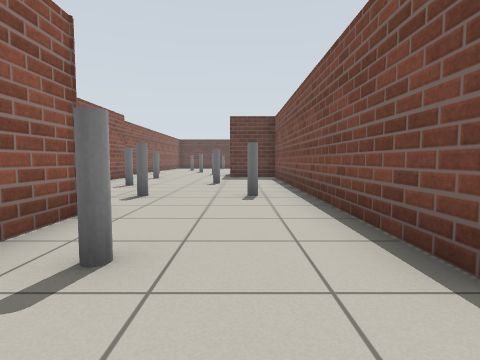
View 1 (above)

16 first-person views from a walk through a robot-simulator world made for Gazebo. The camera is 0.72 m above the floor, tilts 4° down and sees 80° across. The floor is counted in squares, 1 m on a side. Each view is taken from the middle of a square. On the plan, view 1 faces up. The plan holds only what a view shows up to about 10 squares ahead; the rest is blank.

View 2
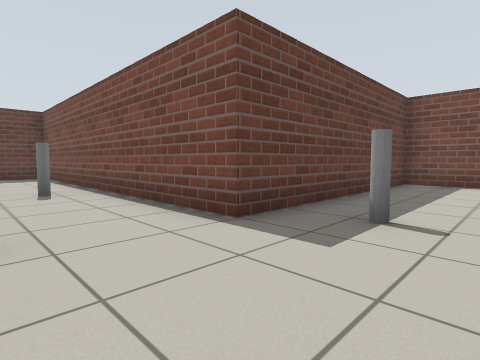

View 3
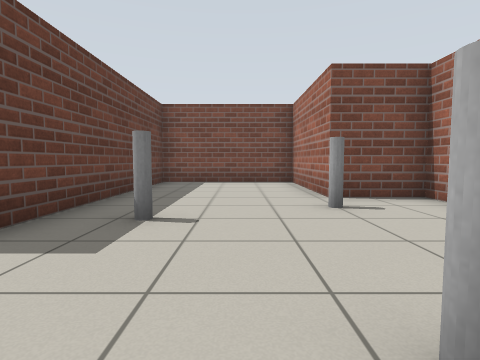

View 4
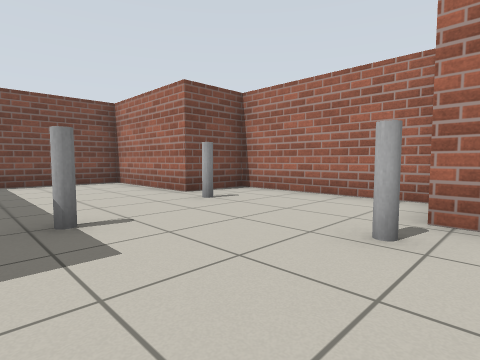

View 5
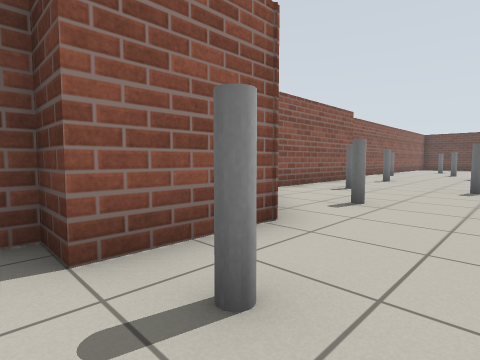

View 6
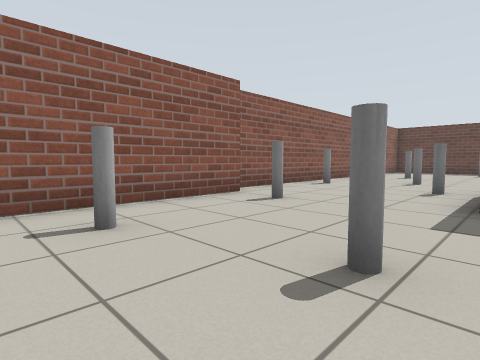

View 7
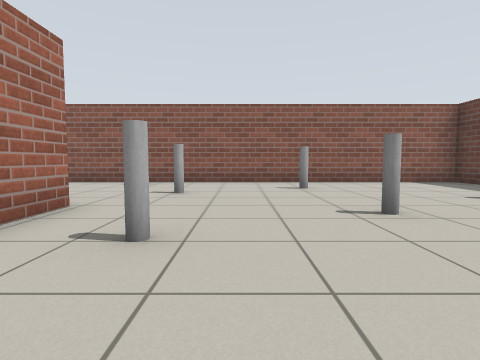

View 8
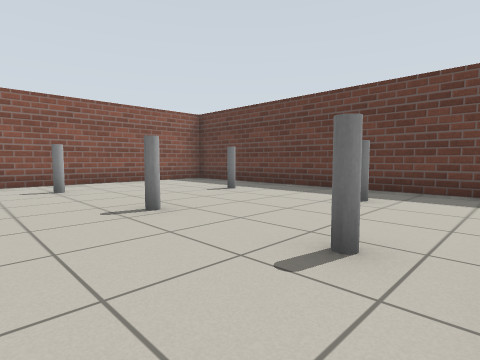

View 9
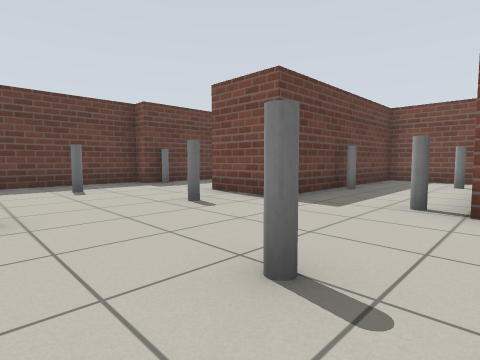

View 10
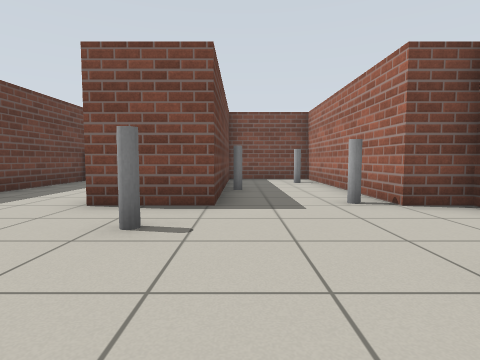

View 11
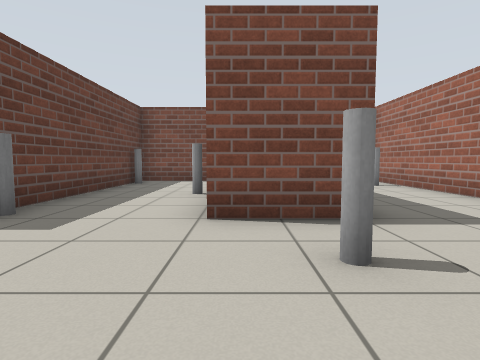

View 12
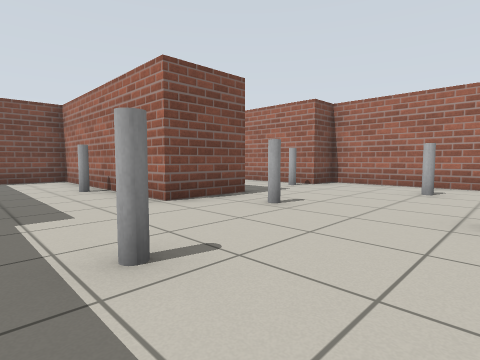

View 13
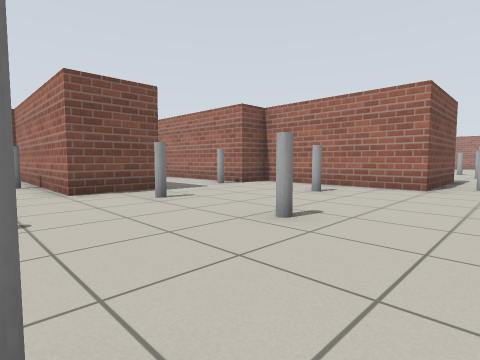

View 14
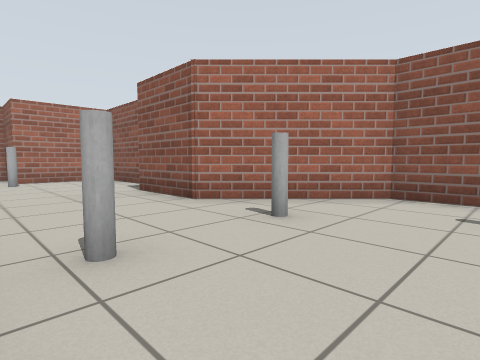

View 15
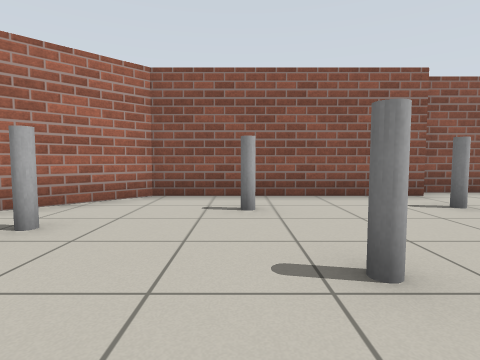

View 16
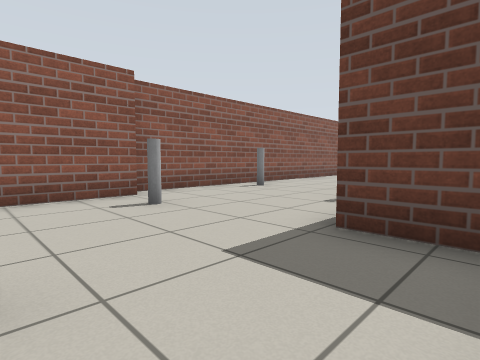

### Floor plan
Points are (right, up) in squares from view 1. A wall is a line through its corners. A room is listed if a view was taken in it or the views show most of it. See-through windows are left out.
Room 1 (views 1, 2, 3, 4, 5, 6, 7, 8, 9, 10, 11, 12, 13, 14, 15, 16)
walls: (0.9, 11.9) (-0.4, 11.9) (-0.4, 15.3) (4.4, 15.3) (4.4, 16.4) (10.7, 16.4); (-4.7, 11.8) (-4.7, 6.3) (-2.1, 3.7) (-2.1, 1.5) (-3, 1.5) (-3, -2.2); (10.8, 17) (10.8, 19.4) (4.4, 19.4) (4.4, 21.4) (10.8, 21.4) (10.8, 24.3) (4.2, 24.3) (4.2, 25) (-5.3, 25) (-5.3, 11.9); (-2.1, -2.7) (-0.3, -2.7) (-0.3, -4.6) (4.4, -4.6) (4.4, -2.7) (8.3, -2.7) (8.3, 1.5) (1.4, 1.5) (1.4, 10.9)
objects: pole (-4, 15); pole (-3, 8); pole (-3, 11); pole (-3, 20); pole (-2, 6); pole (-2, 17); pole (-1, 2); pole (-1, 9); pole (-1, 14); pole (-1, 23); pole (0, -2); pole (0, 6); pole (0, 20); pole (1, 17); pole (2, 0); pole (2, 23); pole (3, -2); pole (3, 20); pole (5, 17); pole (5, 24); pole (7, 19); pole (7, 22); pole (9, 17); pole (10, 24)

Where each view was taken, in squares from view 1:
view 1: 0 up, 0 right, facing up
view 2: 1 down, 1 left, facing up-right
view 3: 1 down, 1 left, facing right
view 4: 1 up, 1 left, facing down-right
view 5: 1 up, 0 right, facing up-left
view 6: 7 up, 0 right, facing up-left
view 7: 18 up, 4 right, facing left
view 8: 18 up, 4 right, facing up-left
view 9: 16 up, 0 right, facing up-right
view 10: 19 up, 0 right, facing right
view 11: 21 up, 1 right, facing right
view 12: 24 up, 0 right, facing down-right
view 13: 23 up, 2 left, facing down-right
view 14: 8 up, 1 right, facing down-left
view 15: 8 up, 1 right, facing left
view 16: 9 up, 1 right, facing up-left
